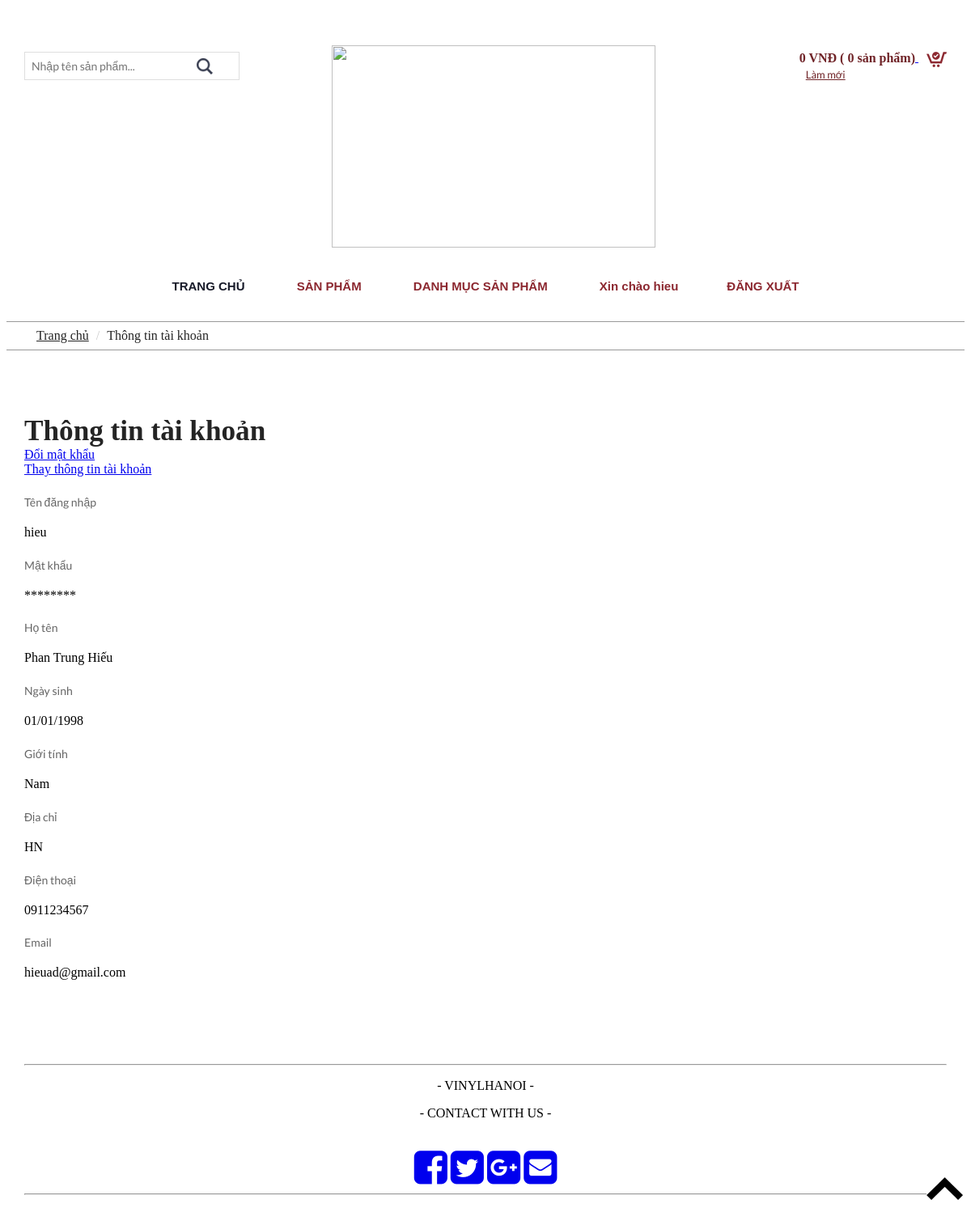
/page/ThongTinTaiKhoan.php (signed in), run on the app's committed database.
### tables this page shows
CREATE TABLE `thanhvien` (
  `TenDangNhap` varchar(255) NOT NULL,
  `MatKhau` text NOT NULL,
  `HoTen` text NOT NULL,
  `NgaySinh` date NOT NULL,
  `GioiTinh` text NOT NULL,
  `DiaChi` text NOT NULL,
  `DienThoai` text NOT NULL,
  `Email` text NOT NULL
);

### page/ThongTinTaiKhoan.php (the view, shortened to what this page needs)
<?php
include("../layout/header.php");
global $conn;
$layThongTin="SELECT * FROM thanhvien WHERE TenDangNhap='".$_SESSION["tendangnhap"]."'";
$truyvanlayThongTin=mysqli_query($conn,$layThongTin);
$cot=mysqli_fetch_array($truyvanlayThongTin);
?>
<div class="breadcrumbs">
    <div class="container">
        <div class="breadcrumbs-main">
            <ol class="breadcrumb">
                <li><a href="index.php">Trang chủ</a></li>
                <li class="active">Thông tin tài khoản</li>
            </ol>
        </div>
    </div>
</div>
<div class="account">
    <div class="container">
        <div class="account-bottom">
            <div class="col-md-6 account-left">
                <form method="post" action="<?php echo $_SERVER["PHP_SELF"] ?>">
                    <div class="account-top heading">
                        <h3>Thông tin tài khoản </h3>
                        <a href="#" id="a_doimatkhau">Đổi mật khẩu</a>
                        <br/>
                        <a href="#" id="a_doithongtin">Thay thông tin tài khoản</a>
                    </div>
                    <div class="address">
                        <span>Tên đăng nhập</span>
                        <p><?php echo $cot["TenDangNhap"]; ?></p>
                    </div>
                    <div class="address">
                        <span>Mật khẩu</span>
                        <p>******** </p>
                    </div>
                    <div class="address">
                        <span>Họ tên</span>
                        <p><?php echo $cot["HoTen"]; ?></p>
                    </div>
                    <div class="address">
                        <span>Ngày sinh</span>
                        <p><?php echo date("d/m/Y",strtotime($cot["NgaySinh"])); ?></p>
                    </div>
                    <div class="address">
                        <span>Giới tính</span>
                        <p>
                       <?php
                            if($cot["GioiTinh"]=="F")
                                echo "Nữ";
                            else
                                echo "Nam";
                       ?>
                        </p>
                    </div>
                    <div class="address">
                        <span>Địa chỉ</span>
                        <p><?php echo $cot["DiaChi"]; ?></p>
                    </div>
                    <div class="address">
                        <span>Điện thoại</span>
                        <p><?php echo $cot["DienThoai"]; ?></p>
                    </div>
                    <div class="address">
                        <span>Email</span>
                        <p><?php echo $cot["Email"]; ?></p>
                    </div>
                </form>
            </div>
            <div class="clearfix"> </div>
        </div>
    </div>
</div>
<?php
include("../layout/footer.php");
?>

### css/cssNguoiDung/style.css (style rules this page uses)
body { background:#fff; }
body a { transition: 0.5s all; -webkit-transition: 0.5s all; -o-transition: 0.5s all; -moz-transition: 0.5s all; -ms-transition: 0.5s all; }
.heading h3 { color: #242424; font-size: 2.2em; font-weight: 600; margin: 0; }
.account { padding:6em 0px; }
.address span { font-size: 14px; color: #666; display: block; padding-bottom: 4px; font-family: 'Lato', sans-serif; }
.address { margin-top:4%; }
.breadcrumbs { border-top: 1px solid #999; border-bottom: 1px solid #999; margin-top: 1em; }
ol.breadcrumb { margin: 0; }
.breadcrumb li a { color:#242424; }
.breadcrumb > .active { color: #242424; }
.breadcrumb { background: none; }
@media (max-width:1280px) { .contact,.account,.ckeckout { padding: 5em 0px; } }

### data on the page
thanhvien: TenDangNhap "hieu", HoTen "Phan Trung Hiếu", NgaySinh "01/01/1998", DiaChi "HN", DienThoai "0911234567", Email "hieuad@gmail.com"

### other printed values
$_SESSION["tendangnhap"] "hieu"
